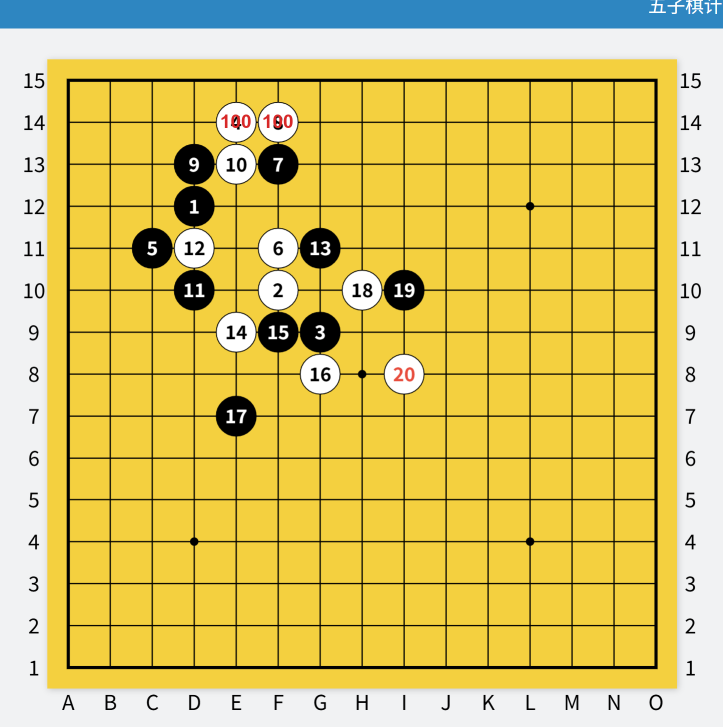
#> input picture tools/_redword100_test.png, 1445 x 1454 px (shown at 1/2 size)
$ python _shot_probe.py _redword100_test.png
#> lines starting #> are read from the running program, lines starting #| are printed output that depends on the picture; after the words box and inside, x2 and y2 are one past the last pixel; in counts of white or black regions, pixels touching at a corner belong together
# -*- coding: utf-8 -*-
"""找白子质心（不能用纯白判据）+ 打印指定格子的原始统计。"""
import sys
from PIL import Image
import numpy as np

p = sys.argv[1]
im = Image.open(p).convert("RGB")
#> im is the input picture: PIL image 1445x1454 RGB; mean R, G, B 216.5, 196.2, 103.2
a = np.asarray(im)
r, g, b = a[:, :, 0].astype(int), a[:, :, 1].astype(int), a[:, :, 2].astype(int)
#> r: shape (1454, 1445) int64; 256 distinct labels, from 0 to 255
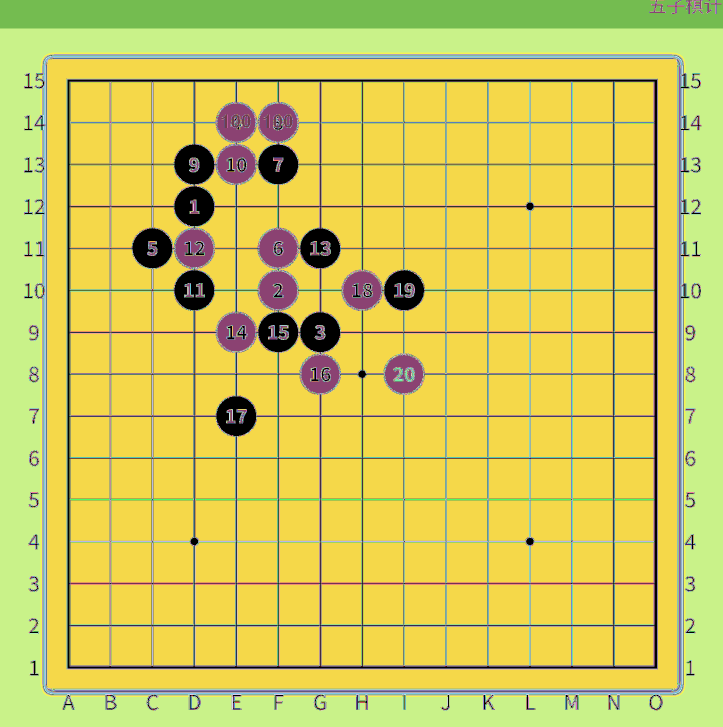
#> g: shape (1454, 1445) int64 (shown at 1/2 size); 256 distinct labels, from 0 to 255; one colour per label, 0 black
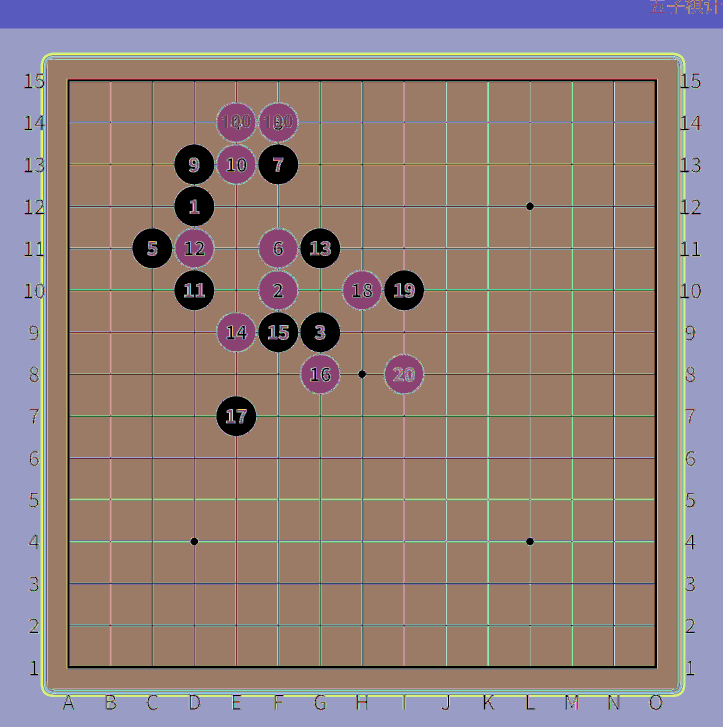
#> b: shape (1454, 1445) int64 (shown at 1/2 size); 256 distinct labels, from 0 to 255; one colour per label, 0 black

VX = [481, 529, 578, 627, 675, 724, 773, 821, 869, 918, 967, 1015, 1064, 1113, 1161]
VY = [213, 261, 310, 359, 407, 456, 505, 553, 601, 650, 699, 747, 796, 845, 893]
COL = "ABCDEFGHIJKLMNO"

# 亮色掩膜：亮度高 + 接近中性（白子比木色亮得多，且 r≈g≈b）
lum = 0.299 * r + 0.587 * g + 0.114 * b
mx = np.maximum(np.maximum(r, g), b); mn = np.minimum(np.minimum(r, g), b)
#> after `mx = np.maximum(np.maximum(r, g), b)`:
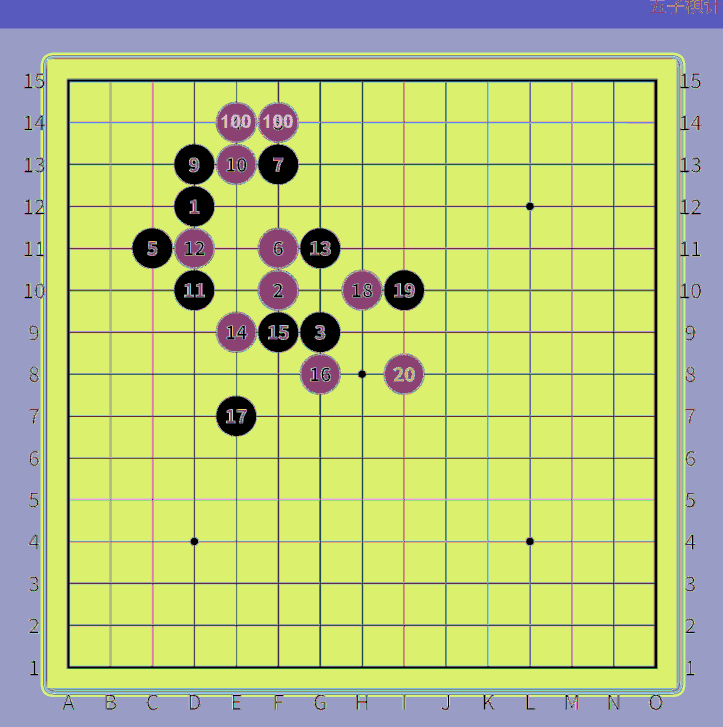
#> mx: shape (1454, 1445) int64 (shown at 1/2 size); 256 distinct labels, from 0 to 255; one colour per label, 0 black
#> after `mn = np.minimum(np.minimum(r, g), b)`:
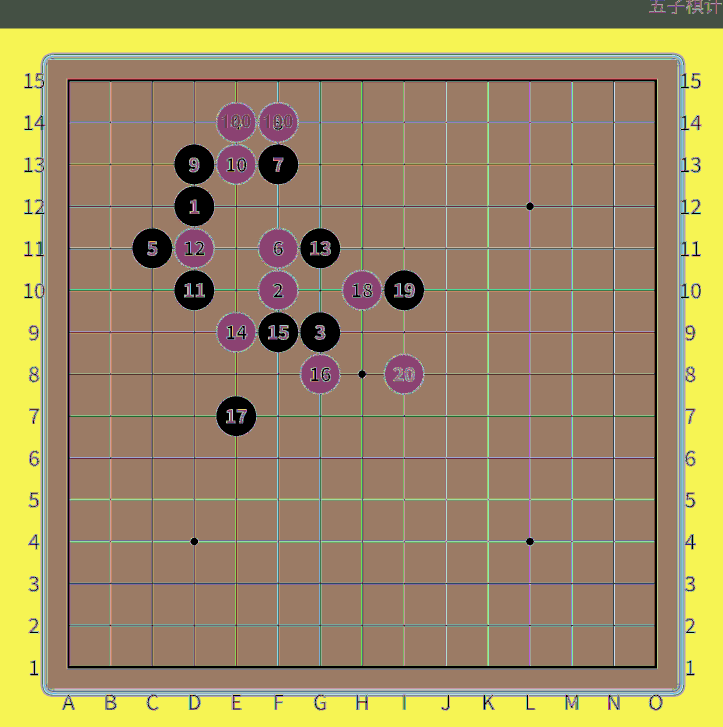
#> mn: shape (1454, 1445) int64 (shown at 1/2 size); 256 distinct labels, from 0 to 255; one colour per label, 0 black
sat = mx - mn
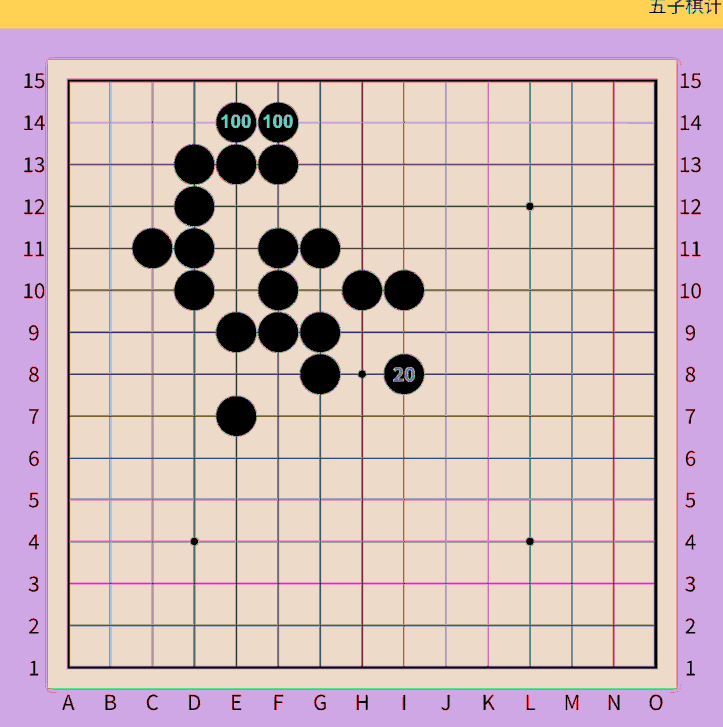
#> sat: shape (1454, 1445) int64 (shown at 1/2 size); 189 distinct labels, from 0 to 199; one colour per label, 0 black
m = (lum > 205) & (sat < 45)
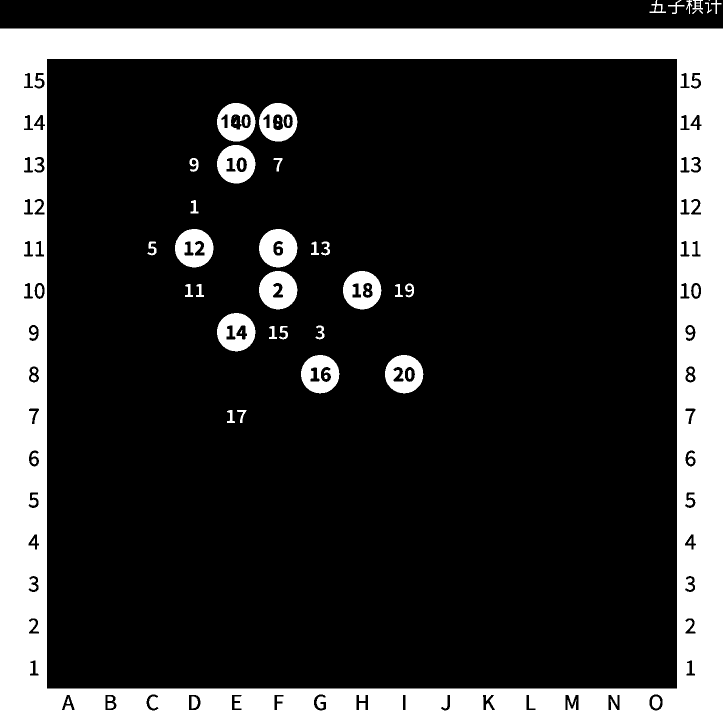
#> m: shape (1454, 1445) bool (shown at 1/2 size); 22% white; 67 white regions (5 under 20 px), largest, box (x1, y1, x2, y2) and area: (0, 57, 1445, 1454) 415002, (518, 542, 595, 619) 4308, (518, 458, 595, 535) 4223
# 只在棋盘范围内
m[:161, :] = False; m[946:, :] = False; m[:, :429] = False; m[:, 1214:] = False
#> after `m[:, 1214:] = False`:
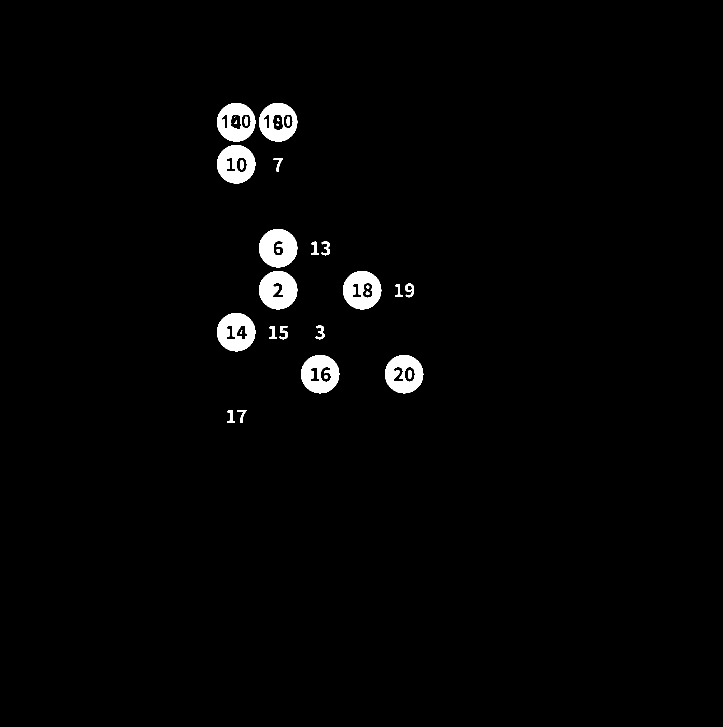
#> m: shape (1454, 1445) bool (shown at 1/2 size); 1.8% white; 32 white regions (4 under 20 px), largest, box (x1, y1, x2, y2) and area: (518, 542, 595, 619) 4308, (518, 458, 595, 535) 4223, (434, 626, 511, 703) 4012
ys, xs = np.nonzero(m)
print("亮中性像素数 =", m.sum())
#| 亮中性像素数 = 38015
if m.sum():
    # 简单连通聚类（按网格粗分）
    pts = list(zip(xs.tolist(), ys.tolist()))
#> pts = 38015 items
    used = [False] * len(pts); clusters = []
#> after `used = [False] * len(pts)`: used = 38015 items
    import collections
    grid = collections.defaultdict(list)
    for i, (x, y) in enumerate(pts): grid[(x // 8, y // 8)].append(i)
#> this loop made 38015 passes
#> (x, y) on passes 1 to 3: (465, 206), (466, 206), (467, 206)
    for i in range(len(pts)):
        if used[i]: continue
        stack = [i]; used[i] = True; comp = []
        while stack:
            j = stack.pop(); comp.append(pts[j])
            x, y = pts[j]
            for dx in (-1, 0, 1):
                for dy in (-1, 0, 1):
                    for k in grid.get((x // 8 + dx, y // 8 + dy), []):
                        if not used[k]:
                            used[k] = True; stack.append(k)
        if len(comp) >= 60: clusters.append(comp)
#> this loop made 38015 passes
#> after the loop, clusters = 12 items
    clusters.sort(key=len, reverse=True)
    for c in clusters[:6]:
        cx = sum(q[0] for q in c) / len(c); cy = sum(q[1] for q in c) / len(c)
        ix = min(range(15), key=lambda i: abs(VX[i] - cx))
        iy = min(range(15), key=lambda i: abs(VY[i] - cy))
        print("  簇 n=%d 质心(%.1f,%.1f) → 吸附 %s%d   x偏差=%.1f y偏差=%.1f  rgb均值=%s" % (
            len(c), cx, cy, COL[ix], 15 - iy, cx - VX[ix], cy - VY[iy],
            tuple(int(v) for v in a[int(cy) - 5:int(cy) + 5, int(cx) - 5:int(cx) + 5].reshape(-1, 3).mean(axis=0))))
#> this loop made 6 passes
#> (cx, cy, ix, iy) on passes 1 to 6: (498.5, 273.8, 0, 1), (555.9, 538, 2, 7), (471.6, 663.7, 0, 9), (723.4, 579.7, 5, 8), (639.5, 747.5, 3, 11), (807.6, 747.7, 7, 11)
#|   簇 n=11439 质心(498.5,273.8) → 吸附 A14   x偏差=17.5 y偏差=12.8  rgb均值=(199, 191, 158)
#|   簇 n=8579 质心(555.9,538.0) → 吸附 C8   x偏差=-22.1 y偏差=-15.0  rgb均值=(146, 137, 104)
#|   簇 n=4030 质心(471.6,663.7) → 吸附 A6   x偏差=-9.4 y偏差=13.7  rgb均值=(236, 236, 236)
#|   簇 n=3990 质心(723.4,579.7) → 吸附 F7   x偏差=-0.6 y偏差=-21.3  rgb均值=(247, 247, 247)
#|   簇 n=3967 质心(639.5,747.5) → 吸附 D4   x偏差=12.5 y偏差=0.5  rgb均值=(218, 218, 218)
#|   簇 n=3950 质心(807.6,747.7) → 吸附 H4   x偏差=-13.4 y偏差=0.7  rgb均值=(245, 187, 181)

print("\n== 指定格子原始统计（找那颗没被认出的子）==")
for name, ix, iy in [("E11", 4, 4), ("F11", 5, 4), ("F12", 5, 3), ("E12", 4, 3), ("G11", 6, 4), ("G10", 6, 5), ("F10", 5, 5), ("D11", 3, 4)]:
    cx, cy = VX[ix], VY[iy]
    q = a[cy - 15:cy + 15, cx - 15:cx + 15].reshape(-1, 3).astype(float)
    print("  %s%d  rgb=(%.0f,%.0f,%.0f) lum=%.0f" % (name[0], 15 - iy, q[:, 0].mean(), q[:, 1].mean(), q[:, 2].mean(), q.mean()))
#> this loop made 8 passes
#|   E11  rgb=(224,191,58) lum=157
#|   F11  rgb=(205,175,53) lum=144
#|   F12  rgb=(223,190,58) lum=157
#|   E12  rgb=(244,208,63) lum=172
#|   G11  rgb=(224,191,58) lum=157
#|   G10  rgb=(244,208,63) lum=172
#|   F10  rgb=(223,190,58) lum=157
#|   D11  rgb=(205,175,53) lum=144
